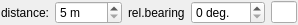
<?xml version="1.0" encoding="UTF-8"?>
<ui version="4.0">
 <class>CRelativeAircraftPosition</class>
 <widget class="QFrame" name="CRelativeAircraftPosition">
  <property name="geometry">
   <rect>
    <x>0</x>
    <y>0</y>
    <width>298</width>
    <height>24</height>
   </rect>
  </property>
  <property name="windowTitle">
   <string>Relative coordinate</string>
  </property>
  <layout class="QGridLayout" name="gl_RelativeAircraftPosition">
   <property name="leftMargin">
    <number>1</number>
   </property>
   <property name="topMargin">
    <number>1</number>
   </property>
   <property name="rightMargin">
    <number>1</number>
   </property>
   <property name="bottomMargin">
    <number>1</number>
   </property>
   <item row="0" column="0">
    <widget class="QLabel" name="lbl_Distance">
     <property name="text">
      <string>distance:</string>
     </property>
    </widget>
   </item>
   <item row="0" column="2">
    <widget class="QLabel" name="lbl_RelativeBearing">
     <property name="text">
      <string>rel.bearing</string>
     </property>
    </widget>
   </item>
   <item row="0" column="3">
    <widget class="QSpinBox" name="sb_RelativeBearing">
     <property name="suffix">
      <string> deg.</string>
     </property>
     <property name="maximum">
      <number>359</number>
     </property>
    </widget>
   </item>
   <item row="0" column="1">
    <widget class="QSpinBox" name="sb_Distance">
     <property name="suffix">
      <string> m</string>
     </property>
     <property name="minimum">
      <number>5</number>
     </property>
     <property name="maximum">
      <number>5000</number>
     </property>
     <property name="singleStep">
      <number>10</number>
     </property>
     <property name="stepType">
      <enum>QAbstractSpinBox::DefaultStepType</enum>
     </property>
    </widget>
   </item>
   <item row="0" column="4">
    <widget class="QLineEdit" name="le_Info">
     <property name="readOnly">
      <bool>true</bool>
     </property>
    </widget>
   </item>
  </layout>
 </widget>
 <resources/>
 <connections/>
</ui>
